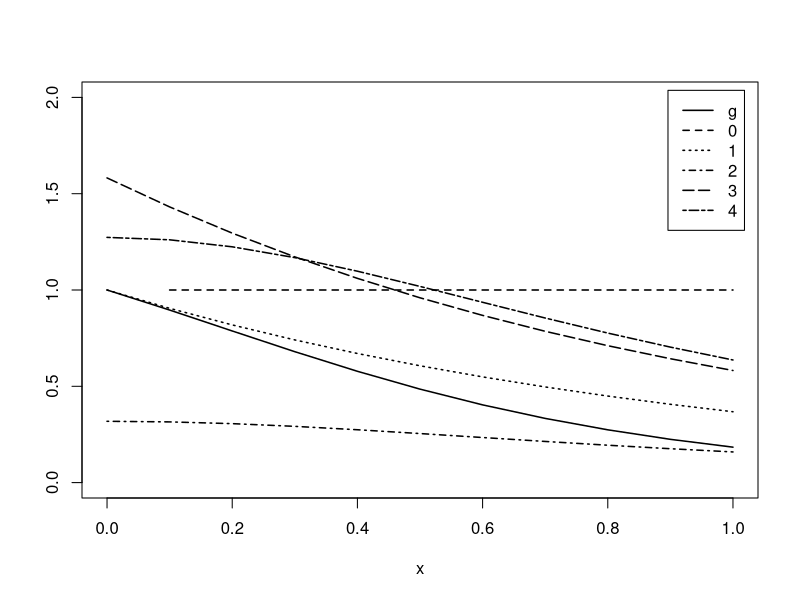
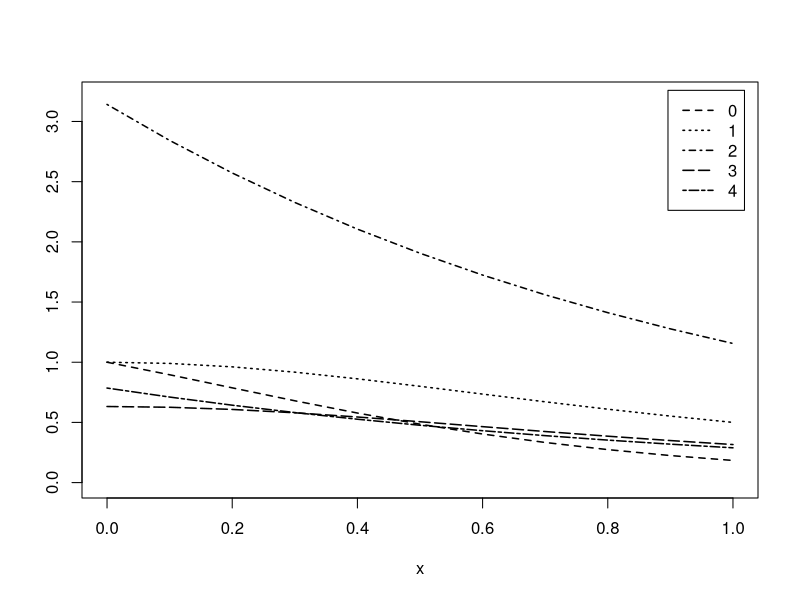

These charts were generated, in order, by the following R code:
# Example 5.10

x <- seq(0, 1, 0.1)
f0 <- x * x^-1
f1 <- exp(-x)
f2 <- 1 / (pi * (1 + x^2))
f3 <- exp(-x) / (1 - exp(-1))
f4 <- 4 / (pi * (1 + x^2))
g <- exp(-x) / (1 + x^2)
w <- 1.5

plot(x, g, type = "l", main = "", ylab = "", ylim = c(0, 2), lwd = w)
lines(x, f0, lty = 2, lwd = w)
lines(x, f1, lty = 3, lwd = w)
lines(x, f2, lty = 4, lwd = w)
lines(x, f3, lty = 5, lwd = w)
lines(x, f4, lty = 6, lwd = w)
legend("topright", legend = c("g", 0:4), lty = 1:6, lwd = w, inset = 0.02)

plot(x, g, type = "l", main = "", ylab = "", ylim = c(0, 3.2), lwd = w, lty = 2)
lines(x, g / f1, lty = 3, lwd = w)
lines(x, g / f2, lty = 4, lwd = w)
lines(x, g / f3, lty = 5, lwd = w)
lines(x, g / f4, lty = 6, lwd = w)
legend("topright", legend = c(0:4), lty = 2:6, lwd = w, inset = 0.02)